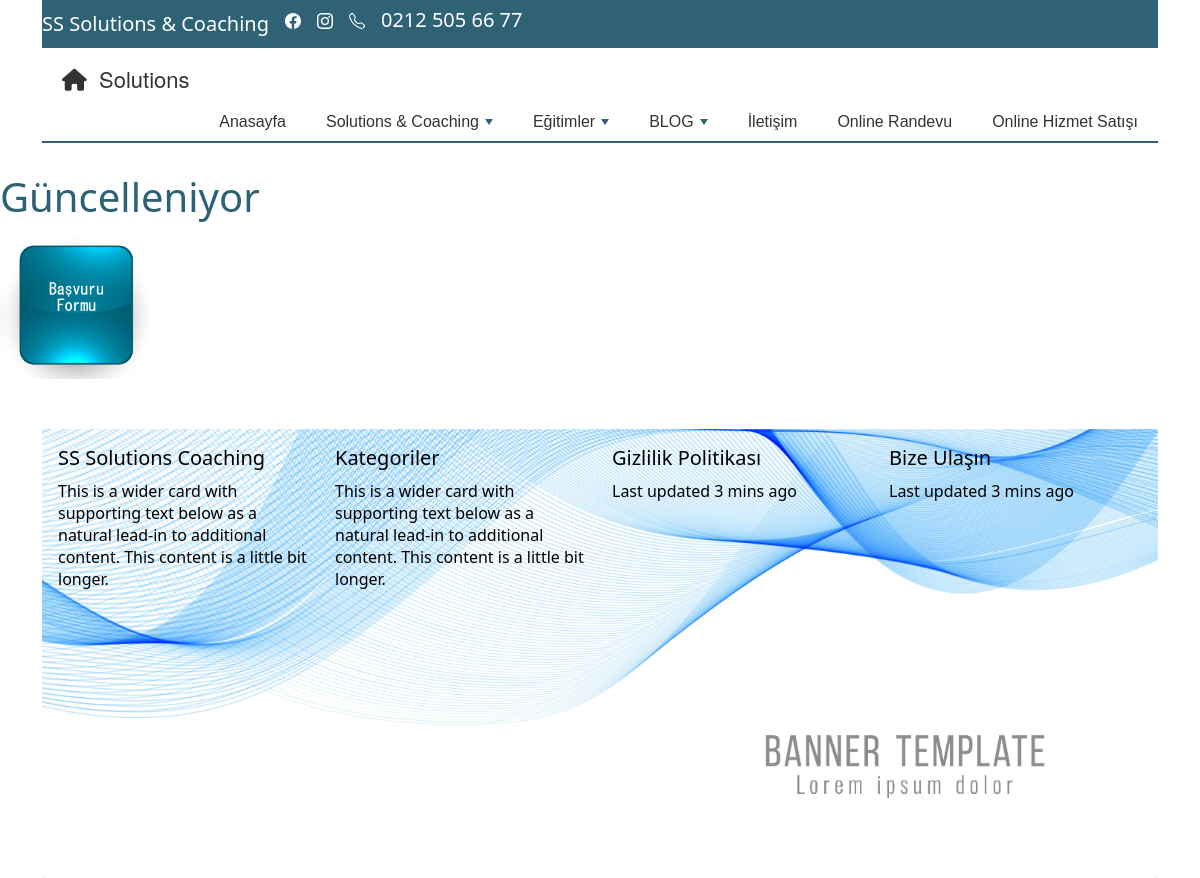
The app's page /menuicerik/4/, older data.
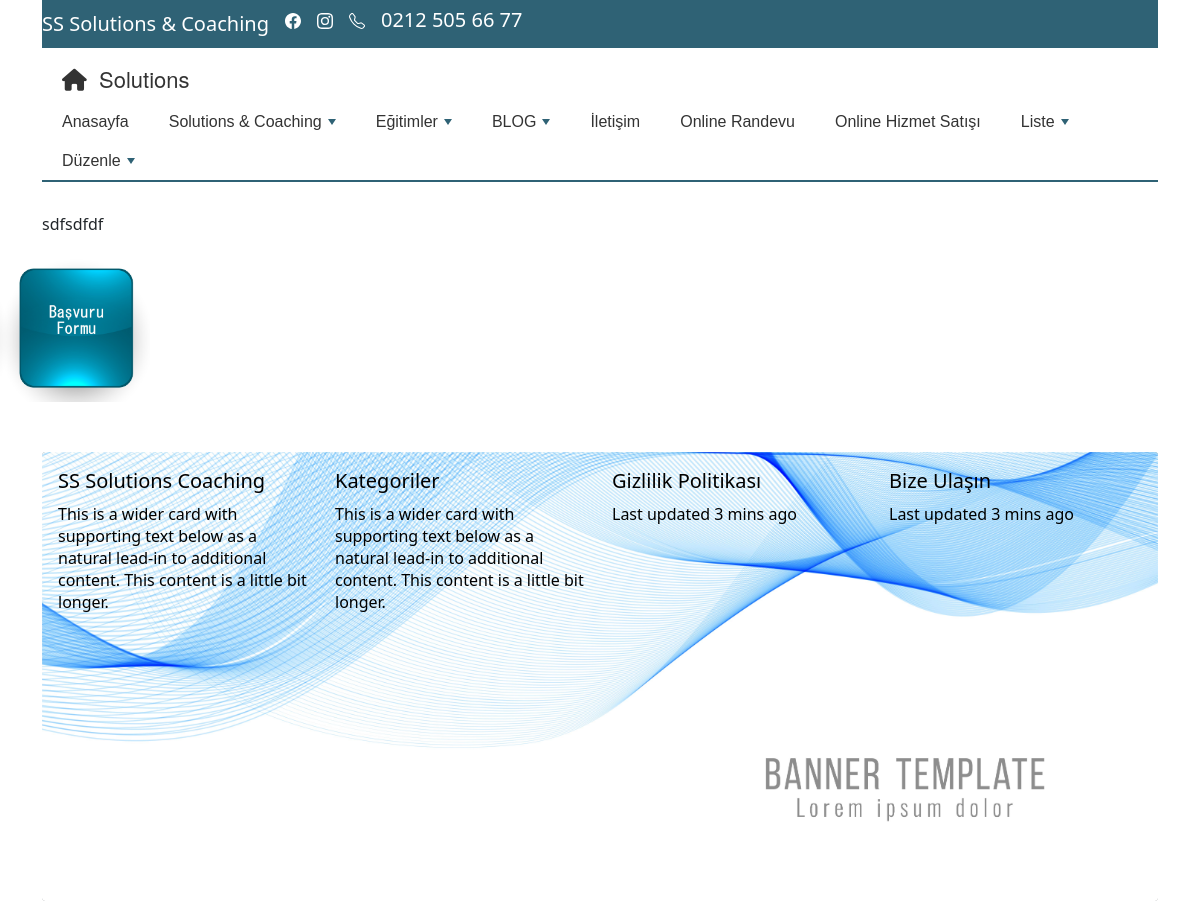
The same page, newer data.
### mysite/models.py (models this page shows)
class Menu(models.Model):
    menuadi = models.CharField(max_length=100, verbose_name='Menu Adi')
    ustmenuadi = models.CharField(max_length=100, verbose_name='Bağlantı Yapılacak Menü Adı', blank=True, null=True)
    editor = RichTextField(verbose_name="Sayfa İçeriği", null=True, blank=True)
    sira = models.IntegerField(verbose_name="Alt Menu Sırası", null=True, blank=True)
    durum = models.BooleanField(blank=True, null=True, verbose_name='Aktif')
    dosya = models.FileField(blank=True, null=True, )

### mysite/views.py (the view)
# urls.py: path('menuicerik/<int:pk>/', views.menuicerik_goster),
def menuicerik_goster(request, pk:int):
    menuicerik = Menu.objects.filter(id=pk, durum=True).first()
    menuler = Menu.objects.filter(durum=True).exclude(ustmenuadi="Anasayfa").order_by('sira')
    menuanasayfa = Menu.objects.filter(ustmenuadi="Anasayfa", durum=True)
    if menuicerik is None:
        context = {'baslik': "Güncelleniyor",
                   'menuicerik': menuicerik,
                   'menuler': menuler,
                   'menuanasayfa': menuanasayfa,
                   }
        return render(request, 'anasayfa/menuicerik.html', context)
    else:
        context = {
            'menuicerik': menuicerik,
            'menuler': menuler,
            'menuanasayfa': menuanasayfa,
        }
        return render(request, 'anasayfa/menuicerik.html', context)

### mysite/templates/anasayfa/menuicerik.html
{% extends "anasayfa/base.html" %}
{% block baslik%}{{baslik}}{% endblock %}
{% block content %}
<div class="container">
    {{menuicerik.editor|safe}}
</div>
{% endblock %}

### mysite/templates/anasayfa/base.html (shortened to what this page needs)
{% load static %}
<html xmlns="http://www.w3.org/1999/html" xmlns="http://www.w3.org/1999/html">
<head>
    <link href="{% static 'style_anasayfa.css' %}" rel="stylesheet" type="text/css"/>
    <link href="https://cdn.jsdelivr.net/npm/bootstrap@5.0.0/dist/css/bootstrap.min.css" rel="stylesheet">
</head>
<body>
<link rel="stylesheet" type="text/css" href="/static/smartmenus/css/sm-core-css.css">
<link rel="stylesheet" type="text/css" href="/static/smartmenus/css/sm-mint.css">
<div class="container">
    <div class="row">
        <div class="col-sm">
            <nav class="navbar navbar-expand-lg navbar-dark " role="navigation" style="background-color: #2F6275; ">
                <div class="navbar-header">
                    <a class="navbar-brand " style="color: #ffff;" href="#"> SS Solutions &
                        Coaching</a>
                </div>
                <div class="collapse navbar-collapse  d-flex navbar-right">
                    <ul class="nav justify-content-end">
                        <li>
                            <a class="navbar-brand" href="#">
                            </a>
                        </li>
                        <li>
                            <a class="navbar-brand" href="#">
                            </a>
                        </li>
                        <li>
                            <a class="navbar-brand" href="#">
                            </a>
                        </li>
                        <li>
                            <a class="navbar-brand" href="#">
                                <h5>0212 505 66 77 </h5>
                            </a>
                        </li>
                    </ul>
                </div>
            </nav>
        </div>
    </div>
</div>
<div class="container" style="margin-top:10px;">
    <div class="row">
        <div class="col-sm">
            {% include "./menu.html" %}
        </div>
    </div>
</div>
<div style="margin-top:30px;">
    <h1 style="color: #2D6275">{%block baslik%}{% endblock%}</h1>
    {% block content %}{% endblock %}
</div>
<footer >
        <a href="#" type="button" data-bs-toggle="modal" data-bs-target="#exampleModal">
           <img src="/static/img/18861_1.jpg" class="card-img rounded"  alt="..." style="width:150;height:150;">
        </a>
</footer>
<div class="container">
<div class="card bg-dark border-0">
  <img src="/static/img/6810.jpg" class="card-img" alt="...">
  <div class="card-img-overlay">
      <div class="table-responsive-sm">
      <table class="table-light align-top">
          <thead>
          <tr class="row">
              <th class="col-3"> <h5 class="card-title">SS Solutions Coaching</h5></th>
              <th class="col-3"> <h5 class="card-title">Kategoriler</h5></th>
              <th class="col-3"> <h5 class="card-title">Gizlilik Politikası</h5></th>
              <th class="col-3"> <h5 class="card-title">Bize Ulaşın</h5></th>
          </tr>
          </thead>
          <tbody>
          <tr class="row" >
              <td class="col-3"><p class="card-text">This is a wider card with supporting text below as a natural lead-in to additional content. This content is a little bit longer.</p>
              </td>
              <td class="col-3">    <p class="card-text">This is a wider card with supporting text below as a natural lead-in to additional content. This content is a little bit longer.</p>
              </td>
              <td class="col-3">    <p class="card-text">Last updated 3 mins ago</p>
              </td>
              <td class="col-3">    <p class="card-text">Last updated 3 mins ago</p>
              </td>
          </tr>
          </tbody>
      </table>
      </div>
  </div>
</div>
</div>
</body>
</html>

### mysite/templates/anasayfa/menu.html (shortened to what this page needs)
<nav class="main-nav" role="navigation">
   <h2 class="nav-brand"><a href="/"><i class="fas fa-home"></i> &nbsp;Solutions</a></h2>
    <ul id="main-menu" class="sm sm-mint">
        <li><a href="/">Anasayfa</a></li>
        <li><a href="#">Solutions & Coaching</a>
        </li>
        <li><a href="#">Eğitimler</a>
        </li>
        <li><a href="#">BLOG</a>
        </li>
        <li><a href="/iletisim/">İletişim</a></li>
        <li><a href="/onlinerandevu/">Online Randevu</a></li>
        <li><a href="/onlinesatis/">Online Hizmet Satışı</a></li>
        {% for a_menuanasayfa in menuanasayfa %}
        <li><a href="/menuicerik/{{a_menuanasayfa.id}}" >{{a_menuanasayfa.menuadi}}</a>
            </li>
        {% endfor %}
    </ul>
</nav>

### mysite/static/style_anasayfa.css (style rules this page uses)
.main-nav { border-bottom: 2px solid #2F6275; background: #fff; }
.main-nav:after { clear: both; content: "\00a0"; display: block; height: 0; font: 0px/0 serif; overflow: hidden; }
.nav-brand { float: left; margin: 0; }
.nav-brand a { display: block; padding: 11px 11px 11px 20px; color: #333; font-family: 'Helvetica Neue', Helvetica, Arial, sans-serif; font-size: 22px; font-weight: normal; line-height: 17px; text-decoration: none; }
#main-menu { clear: both; border-bottom: 0; }
@media (min-width: 768px) { #main-menu { float: right; clear: none; } }
#main-menu-state:not(:checked) ~ #main-menu { display: none; }
@media (min-width: 768px) { #main-menu-state:not(:checked) ~ #main-menu { display: block; } }
body { margin: 8px; background: #fff; color: #aaa; font: 16px/1.5em 'Helvetica Neue', Helvetica, Arial, sans-serif; }

### mysite/static/smartmenus/css/sm-core-css.css (style rules this page uses)
.sm { box-sizing:border-box;position:relative;z-index:1000;-webkit-tap-highlight-color:rgba(0,0,0,0); }
.sm,.sm ul,.sm li { display:block;list-style:none;margin:0;padding:0;line-height:normal;direction:ltr;text-align:left; }
.sm li,.sm a { position:relative; }
.sm a { display:block; }
.sm::after { content:"";display:block;height:0;font:0px/0 serif;clear:both;overflow:hidden; }
.sm *,.sm *::before,.sm *::after { box-sizing:inherit; }

### mysite/static/smartmenus/css/sm-mint.css (style rules this page uses)
.sm-mint { border-top: 2px solid #2F6275; border-bottom: 2px solid #2F6275; background: #fff; }
.sm-mint a, .sm-mint a:hover, .sm-mint a:focus, .sm-mint a:active { padding: 13px 20px; padding-right: 58px; color: #333; font-family: Arial, sans-serif; font-size: 16px; font-weight: normal; line-height: 17px; text-decoration: none; }
.sm-mint li { border-top: 1px solid rgba(141, 184, 99, 0.2); }
.sm-mint > li:first-child { border-top: 0; }
@media (min-width: 768px) { .sm-mint li { float: left; } }
@media (min-width: 768px) { .sm-mint a { white-space: nowrap; } }
@media (min-width: 768px) { .sm-mint { border-top: 0; background: transparent; } }
@media (min-width: 768px) { .sm-mint a, .sm-mint a:hover, .sm-mint a:focus, .sm-mint a:active, .sm-mint a.highlighted { padding: 11px 20px; color: #333; border-radius: 4px 4px 0 0; } }
@media (min-width: 768px) { .sm-mint a.has-submenu { padding-right: 34px; } }
@media (min-width: 768px) { .sm-mint li { border-top: 0; } }

Row changes from the older to the newer data that the page shows:
added Menu: menuadi "Liste"
added Menu: menuadi "Düzenle"
added Menu: editor "sdfsdfdf"
Text that changed along with them:
{{ baslik }}: "Güncelleniyor" → (not shown)
